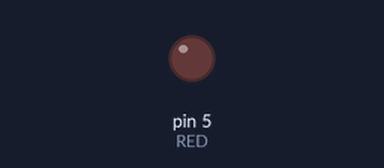
The sketch below on a simulated Arduino Uno, built with avr-gcc and run on an emulated ATmega328P. On the bench: output pins drawn as LEDs (lit = HIGH).

Above: at 0.05 s.
At 2.35 s:
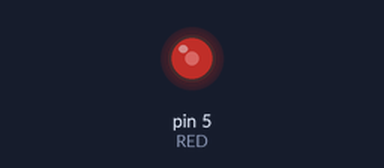
At 4.65 s:
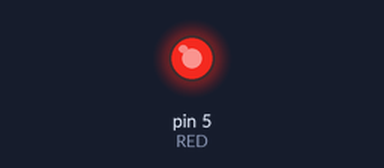
At 9.3 s:
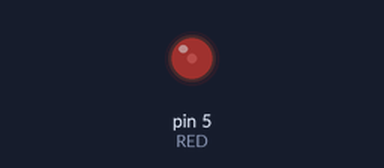
Timing chart, 0 to 13.4 s (numbered marks = the images above):
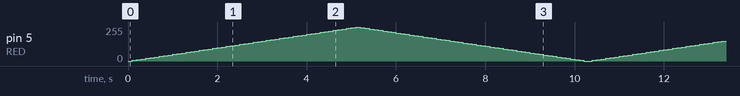

The sketch:

PWM.ino
```cpp
#define RED 5
#define PERIOD 100
void setup()
{
  pinMode(RED,OUTPUT);
}

void loop( )
{
    int s = 5;
    for(int i =0;i>=0 && i<=255 ;i+=s)
    {
      analogWrite(RED,i);
      delay(PERIOD);
      if(i == 255)
        s*=-1;
    }
}
```
